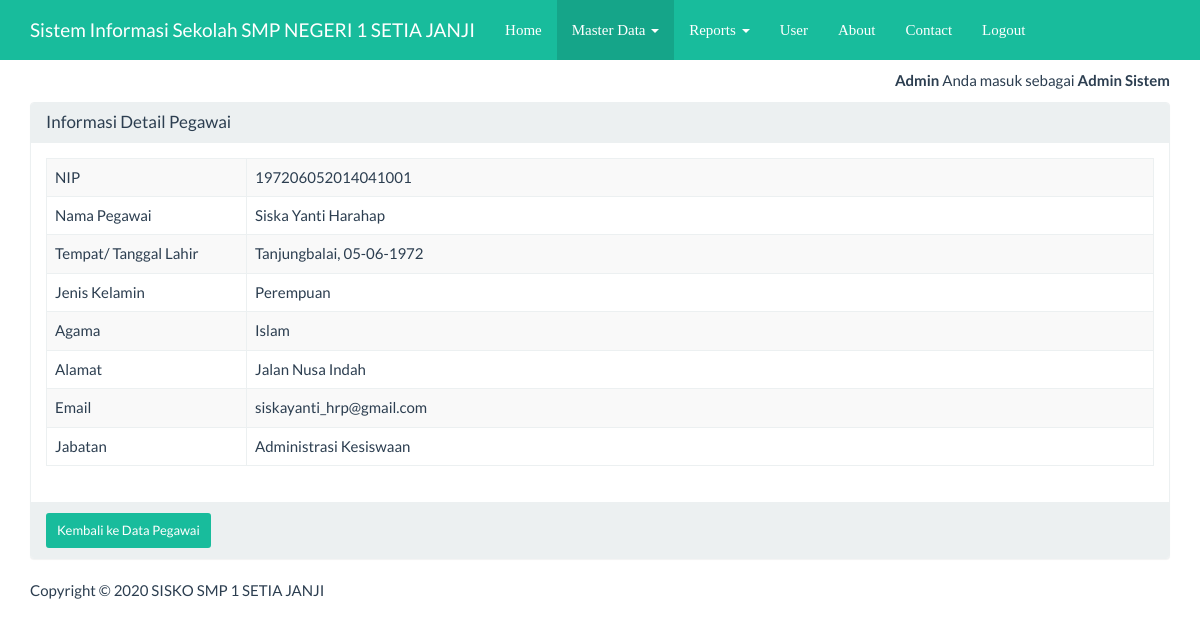
/index_admin.php?page=pegawai&actions=detail&id=2 (signed in), run on the app's committed database.
### tables this page shows
CREATE TABLE `pegawai` (
  `id` int(3) NOT NULL,
  `nip` varchar(50) NOT NULL,
  `pegawai_nama` varchar(25) NOT NULL,
  `peg_pass` varchar(40) NOT NULL,
  `pegawai_tempat` varchar(25) NOT NULL,
  `pegawai_tanggal` date NOT NULL,
  `pegawai_jk` varchar(20) NOT NULL,
  `pegawai_agama` varchar(20) NOT NULL,
  `pegawai_alamat` text NOT NULL,
  `peg_email` varchar(30) NOT NULL,
  `jabatan` varchar(30) NOT NULL
);

### views/pegawai_detail.php (the view, shortened to what this page needs)
<nav class="navbar navbar-inverse navbar-fixed-top">
    <div class="container">
        <div class="navbar-header">
            <a class="navbar-brand" href="?page=utama">Sistem Informasi Sekolah SMP NEGERI 1 SETIA JANJI</a>
        </div>
        <div id="navbar" class="navbar-collapse collapse">
            <ul class="nav navbar-nav">
                 <li ><a href="?index_admin.php" style="font-family: cursive;">Home</a></li>
                <?php if(isset($_SESSION['level']) && $_SESSION['level']==1) { ?>
                <li class="active" class="dropdown">
                    <a href="#" class="dropdown-toggle" data-toggle="dropdown" role="button" aria-haspopup="true" aria-expanded="false" style="font-family: cursive;">Master Data <span class="caret"></span></a>
                </li>
                <li class="dropdown">
                    <a href="#" class="dropdown-toggle" data-toggle="dropdown" role="button" aria-haspopup="true" aria-expanded="false" style="font-family: cursive;">Reports <span class="caret"></span></a>
                </li>
                <li><a href="?page=user&actions=tampil" style="font-family: cursive;">User</a></li>
                <?php } ?>
                <li><a href="?page=about&actions=tampil" style="font-family: cursive;">About</a></li>
                <li><a href="?page=kontak&actions=tampil" style="font-family: cursive;">Contact</a></li>
                    <?php if (isset($_SESSION['user'])) { ?>
                    <li><a href="logout.php" style="font-family: cursive;">Logout</a></li>
                <?php } ?>
            </ul>
        </div>
    </div>
</nav>
<div class="container">
    <div class="row">
        <div class="col-xs-12">
            <div class="panel panel-default">
                <div class="panel-heading">
                    <h3 class="panel-title">Informasi Detail Pegawai</h3>
                </div>
                <div class="panel-body">
                    <?php
                    $sql = "SELECT *FROM pegawai WHERE id='" . $_GET ['id'] . "'";
                    $query = mysqli_query($koneksi, $sql) or die("SQL Detail error");
                    $data = mysqli_fetch_array($query);
                    ?>
                    <table class="table table-bordered table-striped table-hover">
                        <tr>
                            <td width="200">NIP</td> <td><?= $data['nip'] ?></td>
                        </tr>
                        <tr>
                            <td>Nama Pegawai</td> <td><?= $data['pegawai_nama'] ?></td>
                        </tr>
                            <?php
                                $tgl = explode('-', $data['pegawai_tanggal']);
                            ?>
                        <tr>
                            <td>Tempat/ Tanggal Lahir</td>  <td> <?=$data['pegawai_tempat'];?>, <?=$tgl[2].'-'.$tgl[1].'-'.$tgl[0]?></td>
                        </tr>
                        <tr>
                            <td>Jenis Kelamin</td> <td><?= $data['pegawai_jk'] ?></td>
                        </tr>
						<tr>
                            <td>Agama</td> <td><?= $data['pegawai_agama'] ?></td>
                        </tr>
                        <tr>
                            <td>Alamat</td> <td><?= $data['pegawai_alamat'] ?></td>
                        </tr>
                          <tr>
                            <td>Email</td> <td><?= $data['peg_email'] ?></td>
                        </tr>
                        <tr>
                            <td>Jabatan</td> <td><?= $data['jabatan'] ?></td>
                        </tr>
                    </table>
                </div>
                <div class="panel-footer">
                    <a href="?page=pegawai&actions=tampil" class="btn btn-success btn-sm">
                        Kembali ke Data Pegawai </a>
                </div>
            </div>
        </div>
    </div>
</div>

### index_admin.php (style rules this page uses)
body { margin-top:70px; }

### data on the page
pegawai: nip "197206052014041001", pegawai_nama "Siska Yanti Harahap", pegawai_tempat "Tanjungbalai", pegawai_tanggal "05", pegawai_tanggal "06", pegawai_tanggal "1972", pegawai_jk "Perempuan", pegawai_agama "Islam", pegawai_alamat "Jalan Nusa Indah", peg_email "siskayanti_hrp@gmail.com", jabatan "Administrasi Kesiswaan"

### other printed values
$_SESSION['nama'] "Admin"
$_SESSION['ket'] "Admin Sistem"
